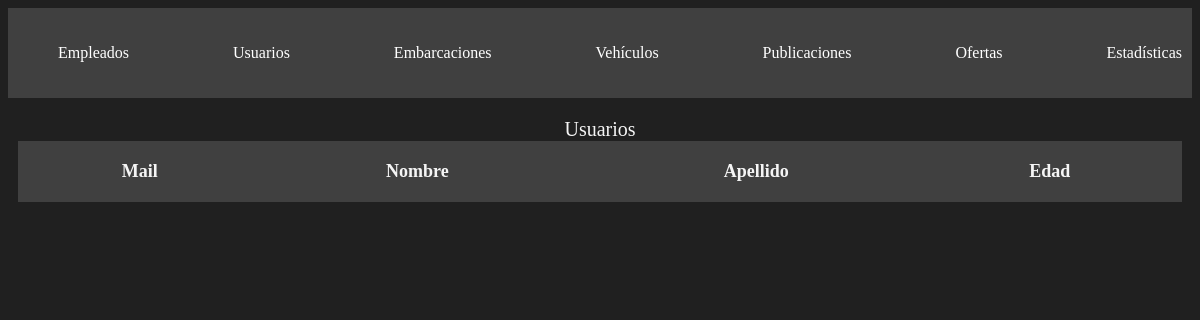
Before: /administracion/usuarios/ with the older database file.
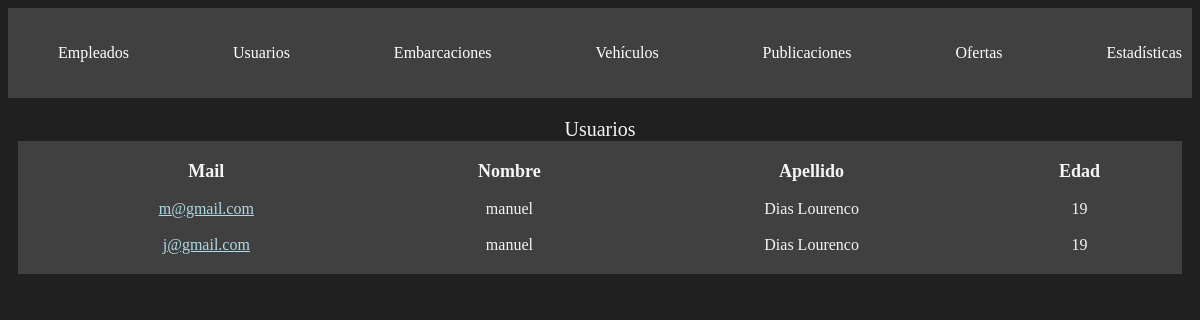
After: the same page with the newer database file.
### usuarios/models.py (models this page shows, shortened)
class Usuario(AbstractBaseUser, PermissionsMixin):
    nombre = models.CharField(max_length=50)
    apellido = models.CharField(max_length=50)
    fecha_nacimiento = models.DateField()
    telefono = models.CharField(max_length=13)
    mail = models.EmailField(max_length=50, unique=True)
    password = models.CharField(max_length=128)
    is_staff= models.BooleanField(default=False)
    is_blocked= models.BooleanField(default=False)
    USERNAME_FIELD = 'mail'
    REQUIRED_FIELDS = ['nombre', 'apellido', 'fecha_nacimiento', 'telefono']

### administrador/views.py (the view)
# urls.py: path('', include('usuarios.urls')),
def usuarios(request):
    usuarios = Usuario.objects.all()
    for usuario in usuarios:
        usuario.edad = calcular_edad(usuario.fecha_nacimiento)
    return render(request, 'usuarios.html', {
        'usuarios' : usuarios
    })

### administrador/views.py (called while the page is built)
def calcular_edad(fecha_nacimiento):
    fecha_actual = datetime.now()
    edad = fecha_actual.year - fecha_nacimiento.year - ((fecha_actual.month, fecha_actual.day) < (fecha_nacimiento.month, fecha_nacimiento.day))
    return edad

### administrador/templates/usuarios.html
{% extends 'layouts/navbar.html' %}
{% block content %}
<table>
    <caption>Usuarios</caption>
    <thead>
        <tr>
            <th>Mail</th>
            <th>Nombre</th>
            <th>Apellido</th>
            <th>Edad</th>
        </tr>
    </thead>
    <tbody>
        {% for usuario in usuarios %}
        <tr>
            <td>
                <a href="{% url 'ver_perfil' usuario.id %}"> {{usuario.mail}} </a>
            </td>
            <td>{{usuario.nombre}}</td>
            <td>{{usuario.apellido}}</td>
            <td>{{usuario.edad}}</td>
        </tr>
        {% endfor %}
    </tbody>
</table>
{% endblock %}

### administrador/templates/layouts/navbar.html (shortened to what this page needs)
{% load static %}
<!DOCTYPE html>
<html lang="en">
<head>
    <link rel="stylesheet" href="{% static 'styles/main.css' %}">
</head>
<body>
    <nav class="navbar container">
        <ul>
            <li>
                <a> Empleados </a>
            </li>
            <li>
                <a href="{% url 'usuarios' %}">Usuarios</a>
            </li>
            <li>
                <a> Embarcaciones </a>
            </li>
            <li>
                <a> Vehículos </a>
            </li>
            <li>
                <a> Publicaciones </a>
            </li>
            <li>
                <a> Ofertas </a>
            </li>
            <li>
                <a> Estadísticas </a>
            </li>
        </ul>
    </nav>
    <main class="container">
        {% block content %}
        {% endblock %}
    </main>
</body>
</html>

### administrador/static/styles/main.css (style rules this page uses)
body { background: #202020; color: whitesmoke; }
.navbar { background: #404040; padding: 5px 0; }
.navbar ul { display: flex; justify-content: space-between; }
.navbar ul li { list-style: none; }
.navbar ul li a { color: white; text-decoration: none; }
.container { max-width: 1200px; margin: auto; padding: 20px 10px; }
table { width: 100%; background: #404040; color: whitesmoke; padding: 10px; margin-bottom: 2px; }
table caption { font-size: 20px; }
table thead th { font-size: 18px; }
table tbody td { font-size: 16px; }
table th, table td { padding: 8px; text-align: center; }
a:link, a:visited { color: lightblue; font-size: 16px; }

Changed rows visible on the page:
added Usuario: mail "m@gmail.com", nombre "manuel", apellido "Dias Lourenco", edad "19"
added Usuario: mail "j@gmail.com", nombre "manuel", apellido "Dias Lourenco", edad "19"
